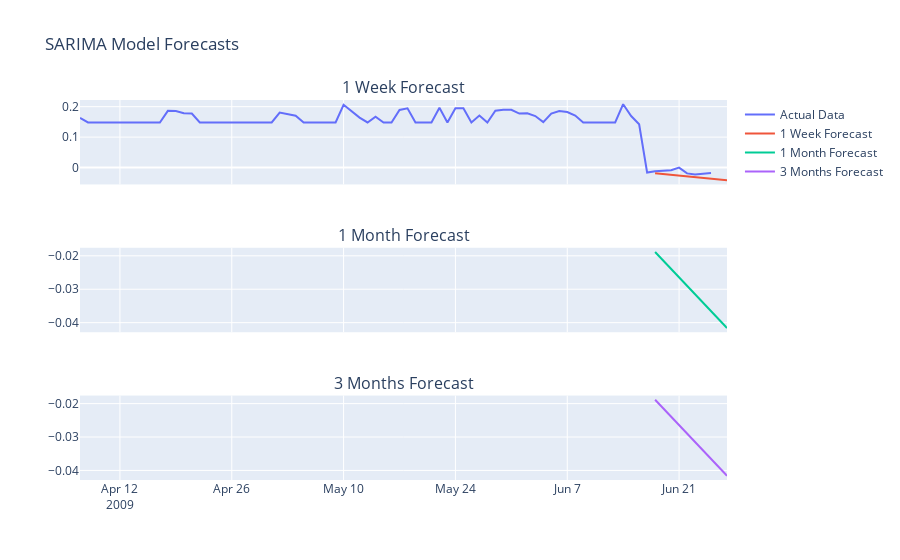

The notebook cell saved with this chart:
### Code cell
import pandas as pd
import plotly.graph_objects as go
from plotly.subplots import make_subplots


# Create subplots
fig = make_subplots(rows=3, cols=1, shared_xaxes=True, subplot_titles=['1 Week Forecast', '1 Month Forecast', '3 Months Forecast'])

# Add actual data to the first subplot
fig.add_trace(go.Scatter(x=data.index, y=data['sentiment_score'], mode='lines', name='Actual Data'), row=1, col=1)

# Add forecasts to the subplots
fig.add_trace(go.Scatter(x=forecast_1_week.index, y=forecast_1_week, mode='lines', name='1 Week Forecast'), row=1, col=1)
fig.add_trace(go.Scatter(x=forecast_1_month.index, y=forecast_1_month, mode='lines', name='1 Month Forecast'), row=2, col=1)
fig.add_trace(go.Scatter(x=forecast_3_months.index, y=forecast_3_months, mode='lines', name='3 Months Forecast'), row=3, col=1)

# Update layout
fig.update_layout(title_text='SARIMA Model Forecasts', showlegend=True)

# Show interactive plot
fig.show()

### Figure 1 — Plotly figure (JSON) as saved in the notebook; plotly's stock layout.template omitted (floating-point values rounded to 4 significant figures)
{"data": [{"mode": "lines", "name": "Actual Data", "type": "scatter", "x": ["2009-04-07T00:00:00", "2009-04-08T00:00:00", "2009-04-09T00:00:00", "2009-04-10T00:00:00", "2009-04-11T00:00:00", "2009-04-12T00:00:00", "2009-04-13T00:00:00", "2009-04-14T00:00:00", "2009-04-15T00:00:00", "2009-04-16T00:00:00", "2009-04-17T00:00:00", "2009-04-18T00:00:00", "2009-04-19T00:00:00", "2009-04-20T00:00:00", "2009-04-21T00:00:00", "2009-04-22T00:00:00", "2009-04-23T00:00:00", "2009-04-24T00:00:00", "2009-04-25T00:00:00", "2009-04-26T00:00:00", "2009-04-27T00:00:00", "2009-04-28T00:00:00", "2009-04-29T00:00:00", "2009-04-30T00:00:00", "2009-05-01T00:00:00", "2009-05-02T00:00:00", "2009-05-03T00:00:00", "2009-05-04T00:00:00", "2009-05-05T00:00:00", "2009-05-06T00:00:00", "2009-05-07T00:00:00", "2009-05-08T00:00:00", "2009-05-09T00:00:00", "2009-05-10T00:00:00", "2009-05-11T00:00:00", "2009-05-12T00:00:00", "2009-05-13T00:00:00", "2009-05-14T00:00:00", "2009-05-15T00:00:00", "2009-05-16T00:00:00", "2009-05-17T00:00:00", "2009-05-18T00:00:00", "2009-05-19T00:00:00", "2009-05-20T00:00:00", "2009-05-21T00:00:00", "2009-05-22T00:00:00", "2009-05-23T00:00:00", "2009-05-24T00:00:00", "2009-05-25T00:00:00", "2009-05-26T00:00:00", "2009-05-27T00:00:00", "2009-05-28T00:00:00", "2009-05-29T00:00:00", "2009-05-30T00:00:00", "2009-05-31T00:00:00", "2009-06-01T00:00:00", "2009-06-02T00:00:00", "2009-06-03T00:00:00", "2009-06-04T00:00:00", "2009-06-05T00:00:00", "2009-06-06T00:00:00", "2009-06-07T00:00:00", "2009-06-08T00:00:00", "2009-06-09T00:00:00", "2009-06-10T00:00:00", "2009-06-11T00:00:00", "2009-06-12T00:00:00", "2009-06-13T00:00:00", "2009-06-14T00:00:00", "2009-06-15T00:00:00", "2009-06-16T00:00:00", "2009-06-17T00:00:00", "2009-06-18T00:00:00", "2009-06-19T00:00:00", "2009-06-20T00:00:00", "2009-06-21T00:00:00", "2009-06-22T00:00:00", "2009-06-23T00:00:00", "2009-06-24T00:00:00", "2009-06-25T00:00:00"], "xaxis": "x", "y": [0.163, 0.1481, 0.1481, 0.1481, 0.1481, 0.1481, 0.1481, 0.1481, 0.1481, 0.1481, 0.1481, 0.1862, 0.1858, 0.1785, 0.1775, 0.1481, 0.1481, 0.1481, 0.1481, 0.1481, 0.1481, 0.1481, 0.1481, 0.1481, 0.1481, 0.1807, 0.1763, 0.1702, 0.1481, 0.1481, 0.1481, 0.1481, 0.1481, 0.2061, 0.1853, 0.164, 0.1481, 0.1672, 0.1481, 0.1481, 0.1894, 0.1946, 0.1481, 0.1481, 0.1481, 0.1962, 0.1481, 0.1949, 0.1952, 0.1481, 0.1708, 0.1481, 0.1866, 0.1897, 0.1895, 0.1773, 0.178, 0.1692, 0.1494, 0.1775, 0.1856, 0.1824, 0.1707, 0.1481, 0.1481, 0.1481, 0.1481, 0.1481, 0.2081, 0.1694, 0.1423, -0.01633, -0.01203, -0.01068, -0.008942, -0.0001047, -0.01923, -0.02288, -0.02068, -0.01815], "yaxis": "y"}, {"mode": "lines", "name": "1 Week Forecast", "type": "scatter", "x": ["2009-06-18T00:00:00", "2009-06-19T00:00:00", "2009-06-20T00:00:00", "2009-06-21T00:00:00", "2009-06-22T00:00:00", "2009-06-23T00:00:00", "2009-06-24T00:00:00", "2009-06-25T00:00:00", "2009-06-26T00:00:00", "2009-06-27T00:00:00"], "xaxis": "x", "y": [-0.01886, -0.02138, -0.02391, -0.02644, -0.02896, -0.03149, -0.03402, -0.03654, -0.03907, -0.0416], "yaxis": "y"}, {"mode": "lines", "name": "1 Month Forecast", "type": "scatter", "x": ["2009-06-18T00:00:00", "2009-06-19T00:00:00", "2009-06-20T00:00:00", "2009-06-21T00:00:00", "2009-06-22T00:00:00", "2009-06-23T00:00:00", "2009-06-24T00:00:00", "2009-06-25T00:00:00", "2009-06-26T00:00:00", "2009-06-27T00:00:00"], "xaxis": "x2", "y": [-0.01886, -0.02138, -0.02391, -0.02644, -0.02896, -0.03149, -0.03402, -0.03654, -0.03907, -0.0416], "yaxis": "y2"}, {"mode": "lines", "name": "3 Months Forecast", "type": "scatter", "x": ["2009-06-18T00:00:00", "2009-06-19T00:00:00", "2009-06-20T00:00:00", "2009-06-21T00:00:00", "2009-06-22T00:00:00", "2009-06-23T00:00:00", "2009-06-24T00:00:00", "2009-06-25T00:00:00", "2009-06-26T00:00:00", "2009-06-27T00:00:00"], "xaxis": "x3", "y": [-0.01886, -0.02138, -0.02391, -0.02644, -0.02896, -0.03149, -0.03402, -0.03654, -0.03907, -0.0416], "yaxis": "y3"}], "layout": {"annotations": [{"font": {"size": 16}, "showarrow": false, "text": "1 Week Forecast", "x": 0.5, "xanchor": "center", "xref": "paper", "y": 1, "yanchor": "bottom", "yref": "paper"}, {"font": {"size": 16}, "showarrow": false, "text": "1 Month Forecast", "x": 0.5, "xanchor": "center", "xref": "paper", "y": 0.6111, "yanchor": "bottom", "yref": "paper"}, {"font": {"size": 16}, "showarrow": false, "text": "3 Months Forecast", "x": 0.5, "xanchor": "center", "xref": "paper", "y": 0.2222, "yanchor": "bottom", "yref": "paper"}], "showlegend": true, "title": {"text": "SARIMA Model Forecasts"}, "xaxis": {"anchor": "y", "domain": [0, 1], "matches": "x3", "showticklabels": false}, "xaxis2": {"anchor": "y2", "domain": [0, 1], "matches": "x3", "showticklabels": false}, "xaxis3": {"anchor": "y3", "domain": [0, 1]}, "yaxis": {"anchor": "x", "domain": [0.7778, 1]}, "yaxis2": {"anchor": "x2", "domain": [0.3889, 0.6111]}, "yaxis3": {"anchor": "x3", "domain": [0, 0.2222]}}}
